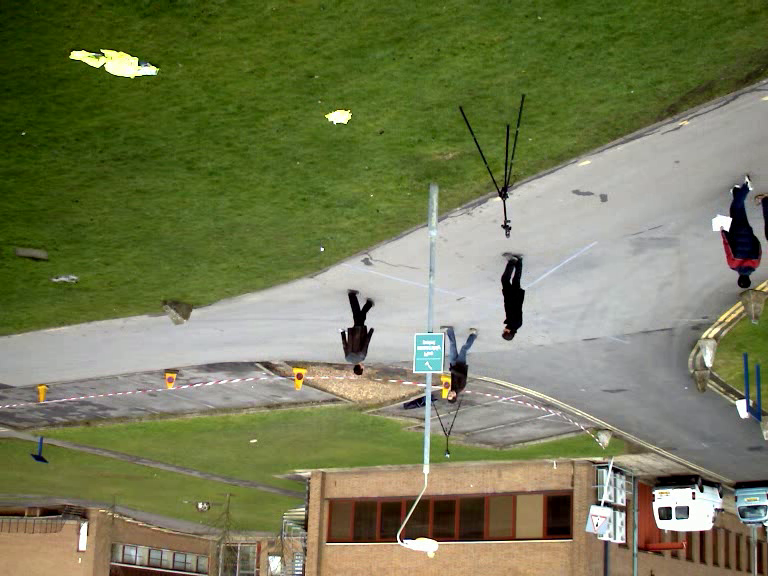
#> input picture frame 15 of videos/output_flip.avi, 768 x 576 px, given in place of the camera
$ jupyter execute 'VideoCapture&Writer.ipynb'   (text cells are left out)
#> lines starting #> are read from the running program, lines starting #| are printed output that depends on the picture; after the words box and inside, x2 and y2 are one past the last pixel; in counts of white or black regions, pixels touching at a corner belong together; pictures that were not available may be replaced by others from this repository, and a replacement may not be noted
[cell 1]
import cv2
import numpy as np

[cell 2]
# 1) Initialize a video capture from Webcam camera
cap1 = cv2.VideoCapture(0)

# 2) Initialize a video capture from video file
cap2 = cv2.VideoCapture(r"D:\OpenCV_Course\videos\traffic.flv")

# 3) Initialize a video capture from URL link
cap3 = cv2.VideoCapture("https://github.com/ZahraEk/OpenCV-Course/raw/main/videos/pedestrians.avi")

if not cap1.isOpened():
    print("Cannot open camera")
    exit()

while True:
    # Capture frame-by-frame
    ret, frame1 = cap1.read()
#> frame1 is the input picture: shape (576, 768, 3); mean B, G, R 85.8, 123, 117.7
    ret, frame2 = cap2.read()
    ret, frame3 = cap3.read()

    # if frame is read correctly ret is True
    if not ret:
        print("Can't receive frame (stream end?). Exiting ...")
        break

    # Display the resulting frame
    cv2.imshow('Webcam', frame1)
    cv2.imshow('Video File', frame2)
    cv2.imshow('URL', frame3)

    k = cv2.waitKey(1)
#> (key Esc is pressed here)
    if k == 27:  # Escape
        break

# Release the video capture object and close OpenCV windows
cap1.release()
cap2.release()
cap3.release()

cv2.destroyAllWindows()

[cell 3]
# Open the video file for reading
cap = cv2.VideoCapture(r"D:\OpenCV_Course\videos\pedestrians.avi")

# Define the output video file name and codec
output_file1 = r"D:\OpenCV_Course\videos\output_flip.avi"
output_file2 = r"D:\OpenCV_Course\videos\output_rectangle.avi"
fourcc = cv2.VideoWriter_fourcc(*'XVID')

# Get the frame dimensions
frame_width = int(cap.get(3))
frame_height = int(cap.get(4))

# Create a VideoWriter object to save the video
out1 = cv2.VideoWriter(output_file1, fourcc, 20.0,(frame_width, frame_height))
out2 = cv2.VideoWriter(output_file2, fourcc, 40.0,(frame_width, frame_height))

while True:
    # Capture frame-by-frame
    ret, frame = cap.read()

    # if frame is read correctly ret is True
    if not ret:
        print("Can't receive frame (stream end?). Exiting ...")
        break

   # Flip the video vertically
    flip = cv2.flip(frame, 0)
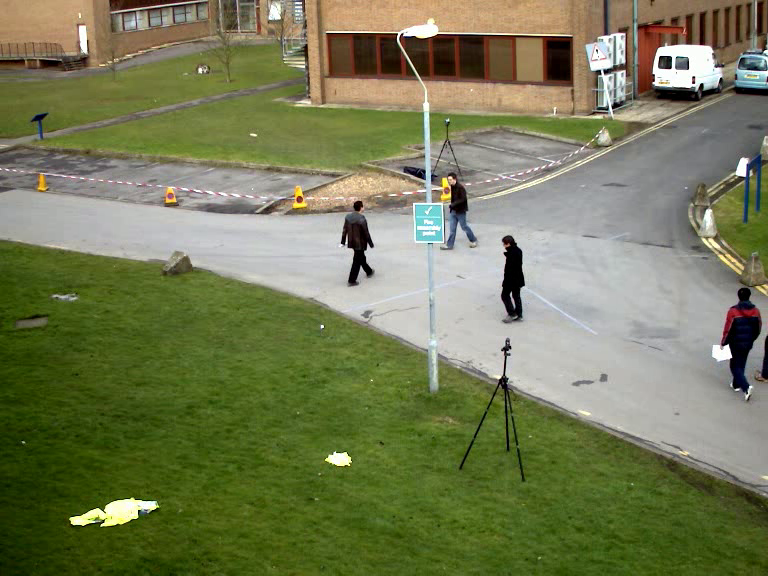
#> flip: shape (576, 768, 3); mean B, G, R 85.8, 123, 117.7

    # Flip the video horizontally
    #flip = cv2.flip(frame, 1)

    # Flip the video both vertically and horizontally
    #flip= cv2.flip(frame, -1)

    # adding rectangle on each frame
    cv2.rectangle(frame, (200, 200), (400, 400), (255, 0, 0), 2)
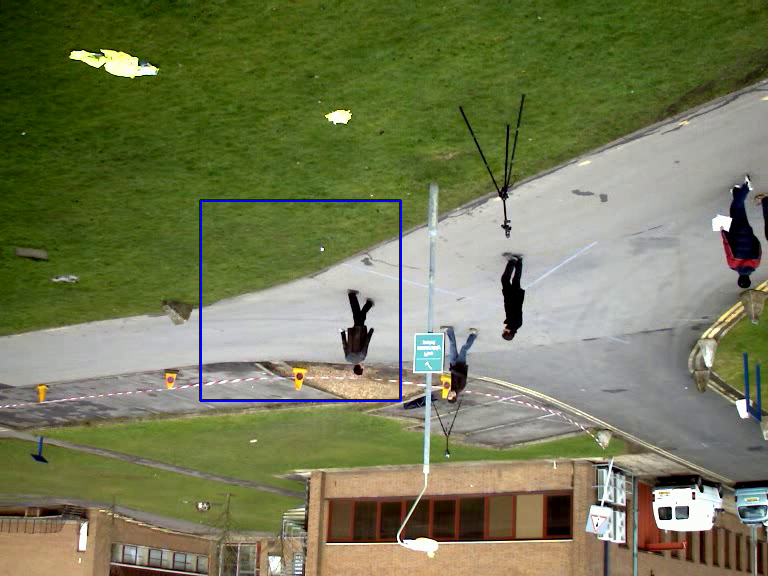
#> frame: shape (576, 768, 3); 0.54% of pixels changed, all inside (x1, y1, x2, y2) = (199, 199, 402, 402)

    #Convert the flip video to grayscale
    #gray = cv2.cvtColor(flip, cv2.COLOR_BGR2GRAY)

    # write the flipped frame
    out1.write(flip)
    out2.write(frame)

    # Display the resulting frame
    cv2.imshow('Flip', flip)
    cv2.imshow('Rectangle', frame)

    # Wait for a key event for 30 milliseconds
    #k = cv2.waitKey(30)

    k = cv2.waitKey(1)
#> (key Esc is pressed here)
    if k == 27:  # Escape
        break

# Release everything if job is finished
cap.release()

out1.release()
out2.release()

cv2.destroyAllWindows()

$ run again, starting later in the video
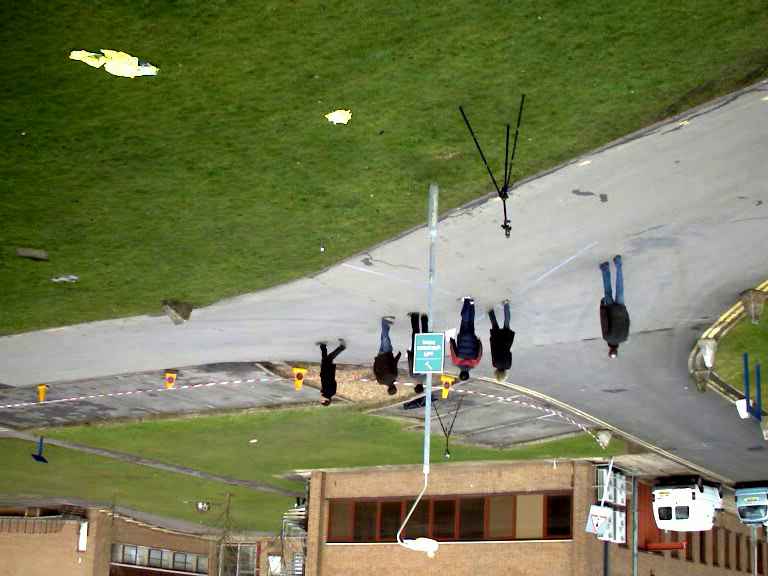
#> input picture frame 67 of videos/output_flip.avi, 768 x 576 px, given in place of the camera
#> frame1 is the input picture: shape (576, 768, 3); mean B, G, R 87.2, 124.5, 119.1
#> `flip = cv2.flip(frame, 0)`:
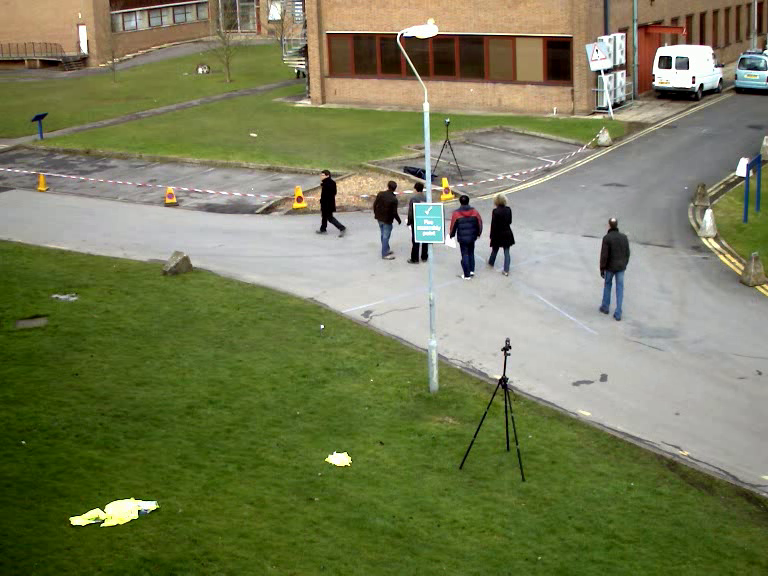
#> flip: shape (576, 768, 3); mean B, G, R 87.2, 124.5, 119.1
#> `cv2.rectangle(frame, (200, 200), (400, 400), (255, 0, 0), 2)`:
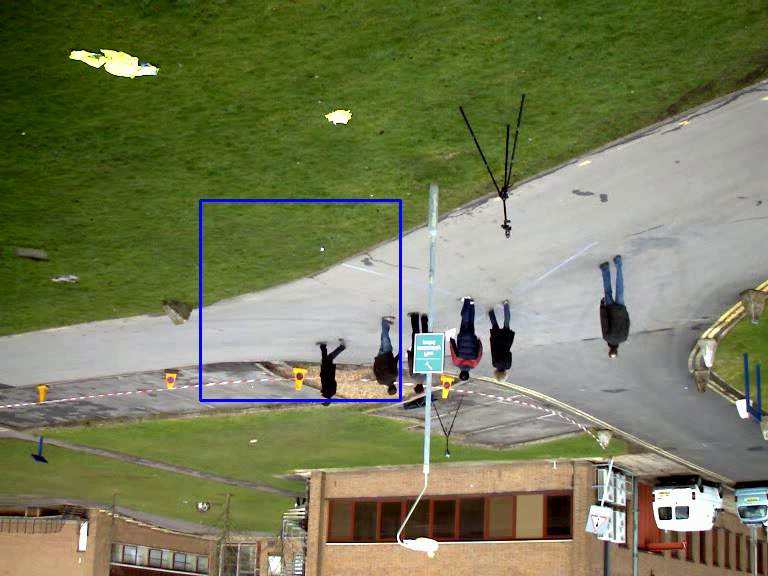
#> frame: shape (576, 768, 3); 0.54% of pixels changed, all inside (x1, y1, x2, y2) = (199, 199, 402, 402)

$ run again, starting later in the video
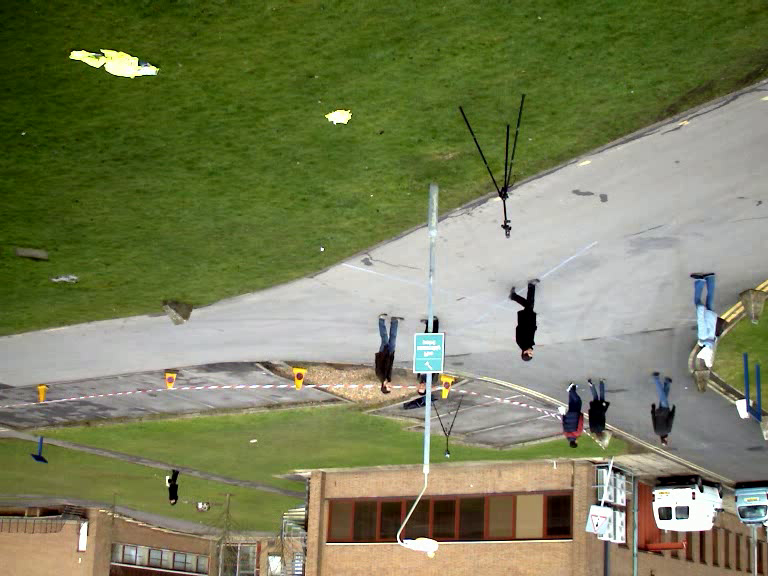
#> input picture frame 120 of videos/output_flip.avi, 768 x 576 px, given in place of the camera
#> frame1 is the input picture: shape (576, 768, 3); mean B, G, R 90.3, 127.5, 122
#> `flip = cv2.flip(frame, 0)`:
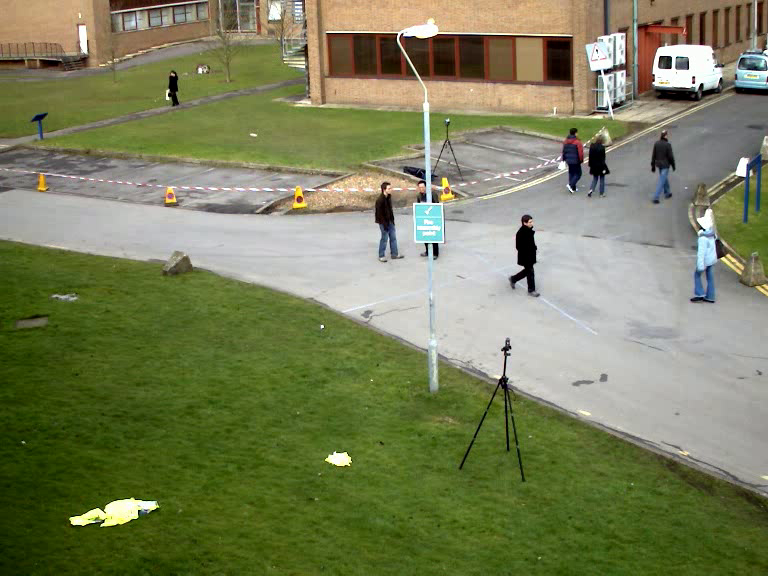
#> flip: shape (576, 768, 3); mean B, G, R 90.3, 127.5, 122
#> `cv2.rectangle(frame, (200, 200), (400, 400), (255, 0, 0), 2)`:
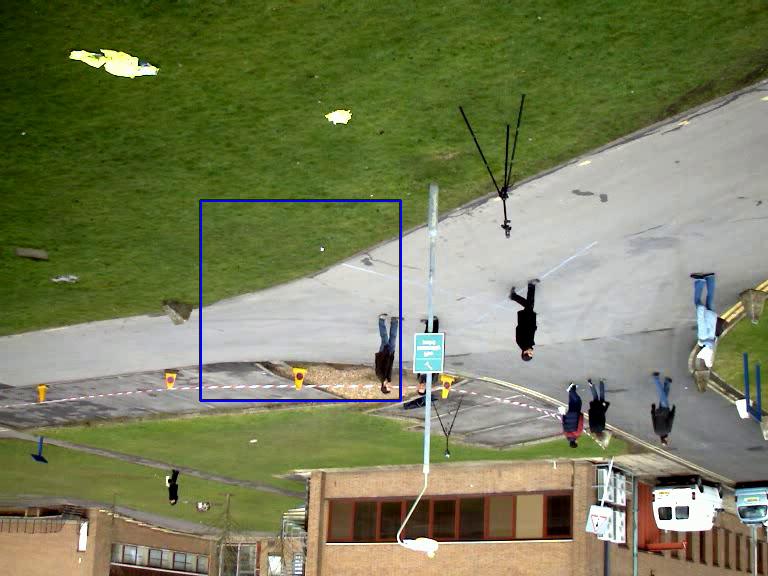
#> frame: shape (576, 768, 3); 0.54% of pixels changed, all inside (x1, y1, x2, y2) = (199, 199, 402, 402)
